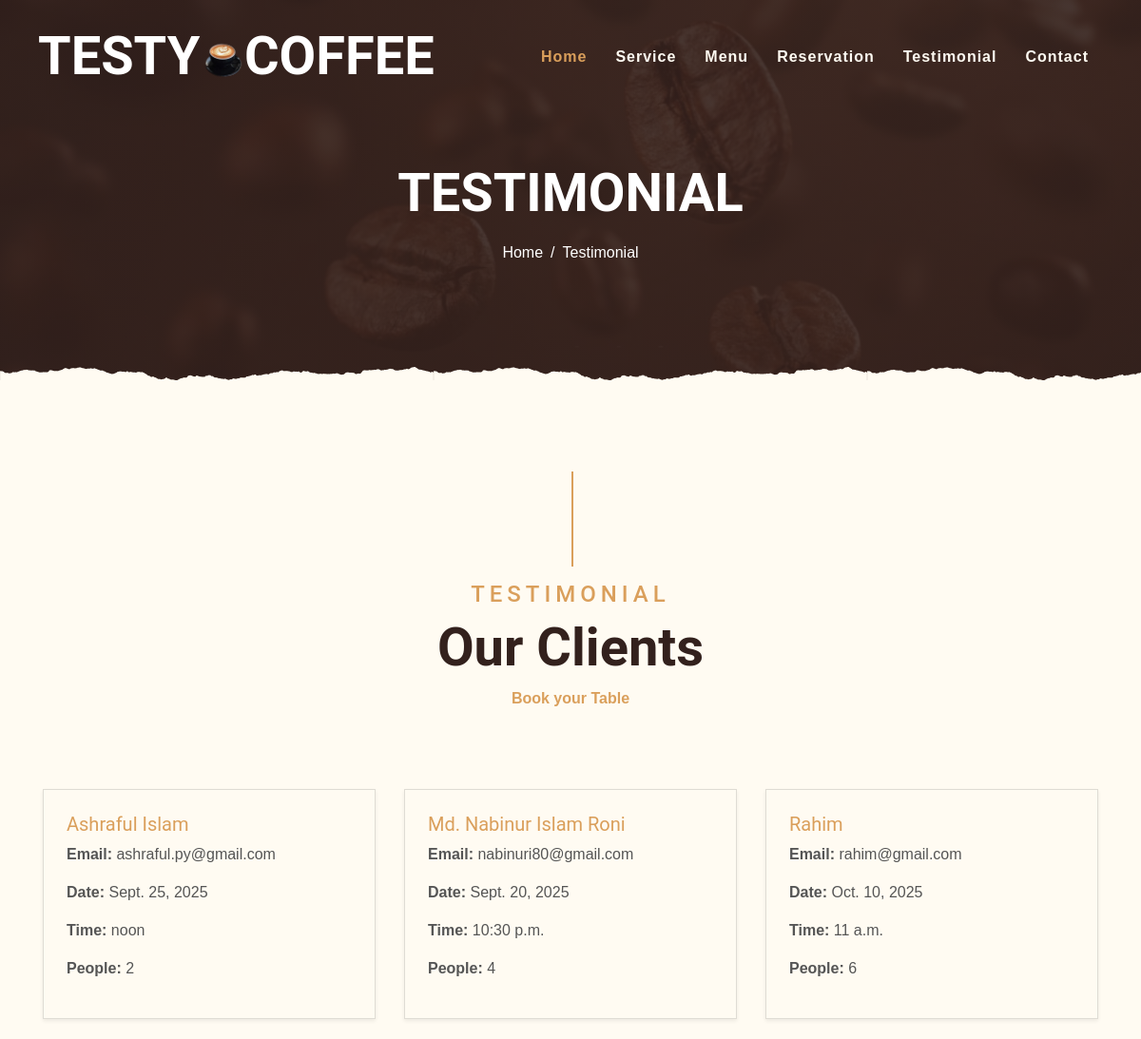
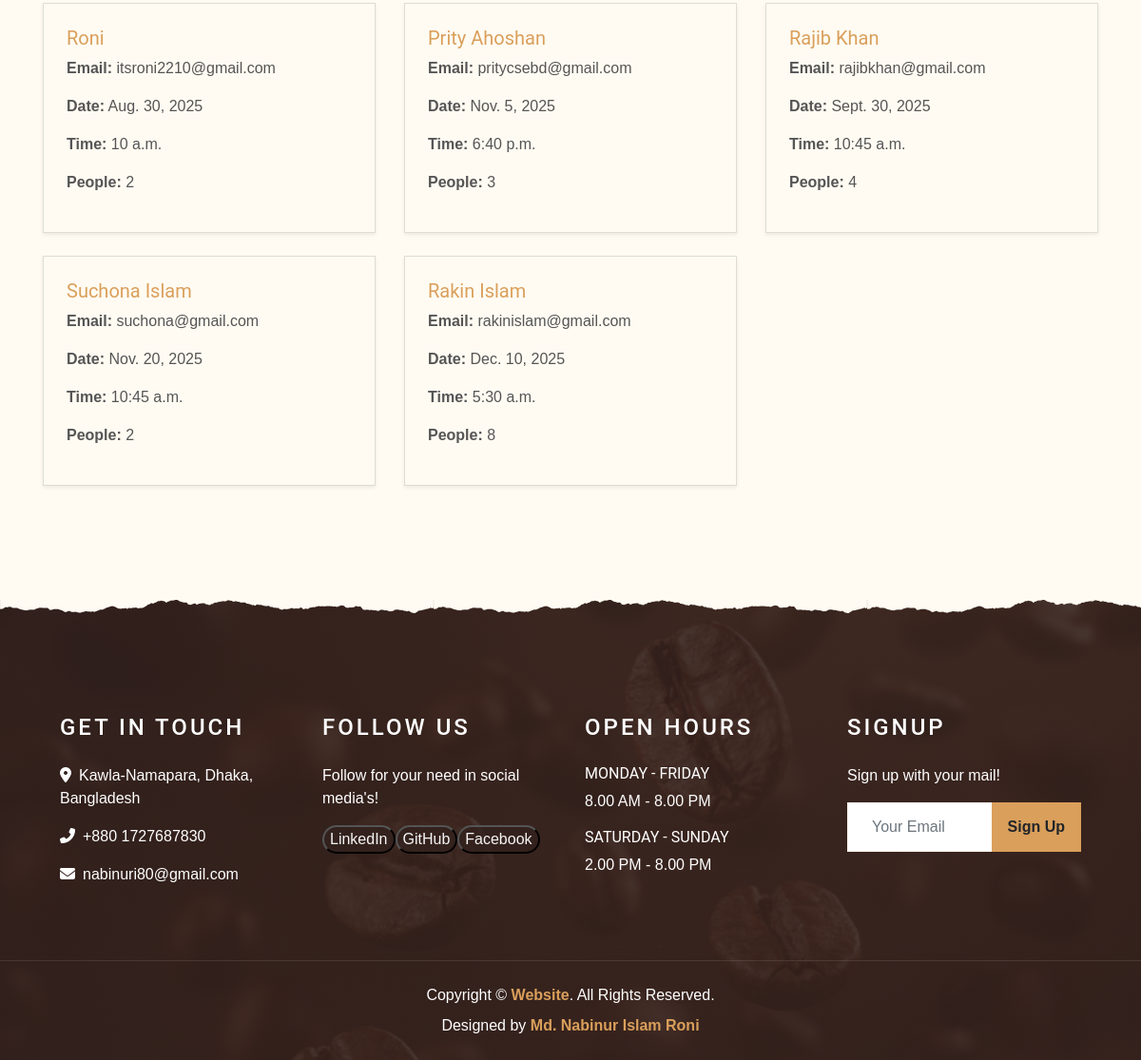
Page /testimonial/ on the committed database (2 pictures, top to bottom).
### header/models.py (models this page shows)
class All(models.Model):
    title=models.CharField(max_length=100,null=True,default=None,blank=True)
    favicon=models.ImageField(upload_to="",null=True,default=None,blank=True)
    logotext1=models.CharField(max_length=100,null=True,default=None,blank=True)
    logoimg=models.ImageField(upload_to="",null=True,default=None,blank=True)
    logotext2=models.CharField(max_length=100,null=True,default=None,blank=True)
    nav1=models.CharField(max_length=100,null=True,default=None,blank=True)
    nav2=models.CharField(max_length=100,null=True,default=None,blank=True)
    nav3=models.CharField(max_length=100,null=True,default=None,blank=True)
    nav4=models.CharField(max_length=100,null=True,default=None,blank=True)
    nav5=models.CharField(max_length=100,null=True,default=None,blank=True)
    nav6=models.CharField(max_length=100,null=True,default=None,blank=True)

### testimonial/models.py (models this page shows)
class Testiinfo(models.Model):
    name=models.CharField(max_length=150,null=True,default=None,blank=True)
    nav1=models.CharField(max_length=150,null=True,default=None,blank=True)
    slash=models.CharField(max_length=150,null=True,default=None,blank=True)
    nav5=models.CharField(max_length=150,null=True,default=None,blank=True)
    name1=models.CharField(max_length=150,null=True,default=None,blank=True)
    title1=models.CharField(max_length=300,null=True,default=None,blank=True)
    title2=models.CharField(max_length=300,null=True,default=None,blank=True)
    title3=models.CharField(max_length=300,null=True,default=None,blank=True)
    click=models.CharField(max_length=100,null=True,default=None,blank=True)

### footer/models.py (models this page shows)
class Signup(models.Model):
    id=models.AutoField(primary_key=True)
    name=models.CharField(max_length=150,null=True,default=None,blank=True)
    email=models.EmailField(max_length=200,null=True,default=None,blank=True)
    date=models.DateField(null=True,default=None,blank=True)
    time=models.TimeField(null=True,default=None,blank=True)
    number=models.IntegerField(null=True,default=None,blank=True)

class Allinfo(models.Model):
    title1=models.CharField(max_length=150,null=True,default=None,blank=True)
    addr=models.CharField(max_length=150,null=True,default=None,blank=True)
    phone=models.CharField(max_length=150,null=True,default=None,blank=True)
    email=models.EmailField(max_length=150,null=True,default=None,blank=True)
    title2=models.CharField(max_length=150,null=True,default=None,blank=True)
    text1=models.CharField(max_length=150,null=True,default=None,blank=True)
    link1=models.CharField(max_length=150,null=True,default=None,blank=True)
    link2=models.CharField(max_length=150,null=True,default=None,blank=True)
    link3=models.CharField(max_length=150,null=True,default=None,blank=True)
    title3=models.CharField(max_length=150,null=True,default=None,blank=True)
    week1=models.CharField(max_length=150,null=True,default=None,blank=True)
    shift1=models.CharField(max_length=150,null=True,default=None,blank=True)
    week2=models.CharField(max_length=150,null=True,default=None,blank=True)
    shift2=models.CharField(max_length=150,null=True,default=None,blank=True)
    title4=models.CharField(max_length=150,null=True,default=None,blank=True)
    text2=models.CharField(max_length=150,null=True,default=None,blank=True)
    placeholder=models.CharField(max_length=150,null=True,default=None,blank=True)
    button=models.CharField(max_length=150,null=True,default=None,blank=True)

class Designation(models.Model):
    copyright=models.CharField(max_length=150,null=True,default=None,blank=True)
    website=models.CharField(max_length=150,null=True,default=None,blank=True)
    text=models.CharField(max_length=150,null=True,default=None,blank=True)
    design=models.CharField(max_length=150,null=True,default=None,blank=True)
    name=models.CharField(max_length=150,null=True,default=None,blank=True)

### extratest/views.py (the view, shortened to what this page needs)
# urls.py: path('testimonial/',views.testimonial,name="testimonial"),
def testimonial(request):
    all=All.objects.first()
    allinfo=Allinfo.objects.first()
    d=Designation.objects.first()
    info=Testiinfo.objects.first()
    reservations = Signup.objects.all().order_by('id')
    data={
        'all':all,
        'allinfo':allinfo,
        'd':d,
        'info':info,
        'reservations':reservations,
    }
    return render(request, 'testimonial.html',data)

### template/testimonial.html
{% extends 'base.html' %}
{% block content %}
<div class="container-fluid page-header mb-5 position-relative overlay-bottom">
    <div class="d-flex flex-column align-items-center justify-content-center pt-0 pt-lg-5" style="min-height: 400px">
        <h1 class="display-4 mb-3 mt-0 mt-lg-5 text-white text-uppercase">{{info.name}}</h1>
        <div class="d-inline-flex mb-lg-5">
            <p class="m-0 text-white"><a class="text-white" href="{% url 'home' %}">{{info.nav1}}</a></p>
            <p class="m-0 text-white px-2">{{info.slash}}</p>
            <p class="m-0 text-white">{{info.nav5}}</p>
        </div>
    </div>
</div>
<div class="container-fluid py-5">
    <div class="container">
        <div class="section-title">
            <h4 class="text-primary text-uppercase" style="letter-spacing: 5px;">{{info.name1}}</h4>
            <h1 class="display-4">{{info.title1}}</h1>
            <span><a style="font-weight: bold;" href="{% url 'reservation' %}">Book your Table</a></span>
        </div>
        <div class="row mt-5">
            {% for r in reservations %}
            <div class="col-lg-4 col-md-6 mb-4">
                <div class="card bg-light shadow-sm p-4">
                    <h5 class="text-primary mb-2">{{ r.name }}</h5>
                    <p><strong>Email:</strong> {{ r.email }}</p>
                    <p><strong>Date:</strong> {{ r.date }}</p>
                    <p><strong>Time:</strong> {{ r.time }}</p>
                    <p><strong>People:</strong> {{ r.number }}</p>
                </div>
            </div>
            {% empty %}
            <p class="text-muted">No reservations yet.</p>
            {% endfor %}
        </div>
    </div>
</div>
{% endblock %}

### template/header.html (shortened to what this page needs)
<!DOCTYPE html>
<html lang="en">
<head>
    <link href="/static/https://cdnjs.cloudflare.com/ajax/libs/font-awesome/5.10.0/css/all.min.css" rel="stylesheet">
    <link href="/static/lib/owlcarousel/assets/owl.carousel.min.css" rel="stylesheet">
    <link href="/static/lib/tempusdominus/css/tempusdominus-bootstrap-4.min.css" rel="stylesheet" />
    <link href="/static/css/style.css" rel="stylesheet">
</head>
<body>
    <div class="container-fluid p-0 nav-bar">
        <nav class="navbar navbar-expand-lg bg-none navbar-dark py-3">
            <a href="{% url 'home' %}" class="navbar-brand px-lg-4 m-0">
                <h1 class="m-0 display-4 text-uppercase text-white">{{all.logotext1}}<img style="width: 10%; border-radius: 20px;" src="{{all.logoimg.url}}" alt="">{{all.logotext2}}</h1>
            </a>
            <div class="collapse navbar-collapse justify-content-between" id="navbarCollapse">
                <div class="navbar-nav ml-auto p-4">
                    <a href="{% url 'home' %}" class="nav-item nav-link active">{{all.nav1}}</a>
                    <a href="{% url 'service' %}" class="nav-item nav-link">{{all.nav2}}</a>
                    <a href="{% url 'menu' %}" class="nav-item nav-link">{{all.nav3}}</a>
                    <a href="{% url 'reservation' %}" class="nav-item nav-link">{{all.nav4}}</a>
                    <a href="{% url 'testimonial' %}" class="nav-item nav-link">{{all.nav5}}</a>
                    <a href="{% url 'contact' %}" class="nav-item nav-link">{{all.nav6}}</a>
                </div>
                    </div>
                </div>

### template/footer.html (shortened to what this page needs)
    <div class="container-fluid footer text-white mt-5 pt-5 px-0 position-relative overlay-top">
        <div class="row mx-0 pt-5 px-sm-3 px-lg-5 mt-4">
            <div class="col-lg-3 col-md-6 mb-5">
                <h4 class="text-white text-uppercase mb-4" style="letter-spacing: 3px;">{{allinfo.title1}}</h4>
                <p><i class="fa fa-map-marker-alt mr-2"></i>{{allinfo.addr}}</p>
                <p><i class="fa fa-phone-alt mr-2"></i>{{allinfo.phone}}</p>
                <p class="m-0"><i class="fa fa-envelope mr-2"></i>{{allinfo.email}}</p>
            </div>
            <div class="col-lg-3 col-md-6 mb-5">
                <h4 class="text-white text-uppercase mb-4" style="letter-spacing: 3px;">{{allinfo.title2}}</h4>
                <p>{{allinfo.text1}}</p>
                <div class="d-flex justify-content-start">
                    <a href="https://www.linkedin.com/in/nabinur-islam-roni-46b894373?utm_source=share&utm_campaign=share_via&utm_content=profile&utm_medium=android_app" target="_blank">
                        <button style="background-color: rgba(51, 33, 29, .8); color: whitesmoke; border-radius: 30px;">{{allinfo.link1}}</button></a><br>
                    <a href="https://github.com/2210alphAroni" target="_blank"><button style="background-color: rgba(51, 33, 29, .8); border-radius: 30px; color: whitesmoke;">{{allinfo.link2}}</button></a><br>
                    <a href="https://www.facebook.com/ronystorys" target="_blank"><button style="background-color: rgba(51, 33, 29, .8); border-radius: 30px; color: whitesmoke;">{{allinfo.link3}}</button></a>
                </div>
            </div>
            <div class="col-lg-3 col-md-6 mb-5">
                <h4 class="text-white text-uppercase mb-4" style="letter-spacing: 3px;">{{allinfo.title3}}</h4>
                <div>
                    <h6 class="text-white text-uppercase">{{allinfo.week1}}</h6>
                    <p>{{allinfo.shift1}}</p>
                    <h6 class="text-white text-uppercase">{{allinfo.week2}}</h6>
                    <p>{{allinfo.shift2}}</p>
                </div>
            </div>
            <div class="col-lg-3 col-md-6 mb-5">
                <h4 class="text-white text-uppercase mb-4" style="letter-spacing: 3px;">{{allinfo.title4}}</h4>
                <p>{{allinfo.text2}}</p>
                <div class="w-100">
                    <form method="POST">
                        <div class="input-group">
                        <input type="email" name="email" class="form-control border-light" style="padding: 25px;" placeholder="{{allinfo.placeholder}}" required>
                        <div class="input-group-append">
                            <button class="btn btn-primary font-weight-bold px-3">{{allinfo.button}}</button>
                        </div>
                    </div>
                    </form>
                </div>
            </div>
        </div>
        <div class="container-fluid text-center text-white border-top mt-4 py-4 px-sm-3 px-md-5" style="border-color: rgba(256, 256, 256, .1) !important;">
            <p class="mb-2 text-white">{{d.copyright}} &copy; <a class="font-weight-bold" href="https://blog-site-using-html.vercel.app/" target="_blank">{{d.website}}</a>{{d.text}}</a></p>
            <p class="m-0 text-white">{{d.design}} <a class="font-weight-bold" href="https://github.com/2210alphAroni" target="_blank">{{d.name}}</a></a></p>
        </div>
    </div>
</body>
</html>

### rows in the picture
All: logotext1 "TESTY", logoimg (picture), logotext2 "COFFEE", nav1 "Home", nav2 "Service", nav3 "Menu", nav4 "Reservation", nav5 "Testimonial", nav6 "Contact"
Testiinfo: name "TESTIMONIAL", nav1 "Home", slash "/", nav5 "Testimonial", name1 "TESTIMONIAL", title1 "Our Clients"
Signup: name "Ashraful Islam", email "ashraful.py@gmail.com", date "Sept. 25, 2025", time "noon", number "2"
Signup: name "Md. Nabinur Islam Roni", email "nabinuri80@gmail.com", date "Sept. 20, 2025", time "10:30 p.m.", number "4"
Signup: name "Rahim", email "rahim@gmail.com", date "Oct. 10, 2025", time "11 a.m.", number "6"
Signup: name "Roni", email "itsroni2210@gmail.com", date "Aug. 30, 2025", time "10 a.m.", number "2"
Signup: name "Prity Ahoshan", email "pritycsebd@gmail.com", date "Nov. 5, 2025", time "6:40 p.m.", number "3"
Signup: name "Rajib Khan", email "rajibkhan@gmail.com", date "Sept. 30, 2025", time "10:45 a.m.", number "4"
Signup: name "Suchona Islam", email "suchona@gmail.com", date "Nov. 20, 2025", time "10:45 a.m.", number "2"
Signup: name "Rakin Islam", email "rakinislam@gmail.com", date "Dec. 10, 2025", time "5:30 a.m.", number "8"
Allinfo: title1 "GET IN TOUCH", addr "Kawla-Namapara, Dhaka, Bangladesh", phone "+880 1727687830", email "nabinuri80@gmail.com", title2 "FOLLOW US", text1 "Follow for your need in social media's!", link1 "LinkedIn", link2 "GitHub", link3 "Facebook", title3 "OPEN HOURS", week1 "MONDAY - FRIDAY", shift1 "8.00 AM - 8.00 PM", week2 "SATURDAY - SUNDAY", shift2 "2.00 PM - 8.00 PM", title4 "SIGNUP", text2 "Sign up with your mail!", email "Your Email", button "Sign Up"
Designation: copyright "Copyright", website "Website", text ". All Rights Reserved.", design "Designed by", name "Md. Nabinur Islam Roni"
